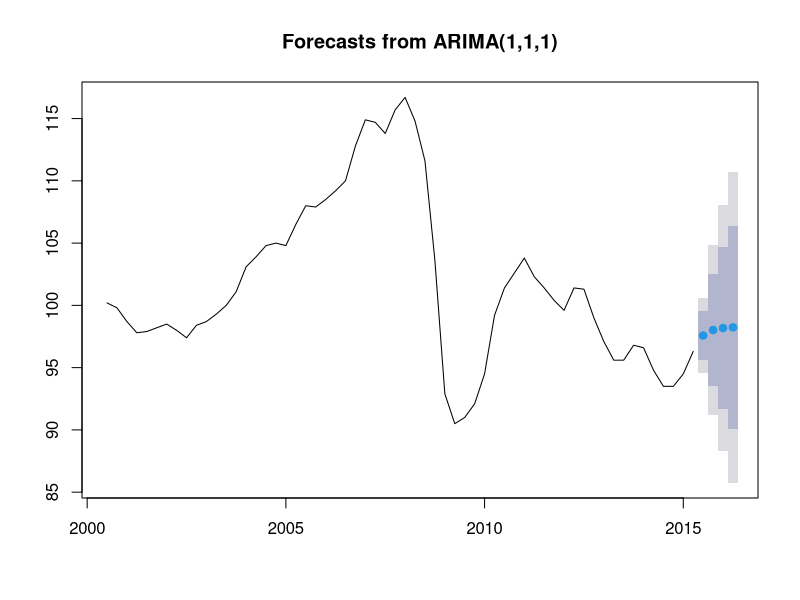

Generate this figure with R: (Note: this script raises an error after producing the figure.)
library(forecast)
# Industrial Production from Statistics Sweden, quaterly data 2000Q3-2015Q2
indprod <- read.delim("industrialproduction.txt", header=TRUE)
indtrend <- ts(indprod[, 3], start = c(2000, 3), frequency = 4)

indmod <- auto.arima(indtrend, seasonal = FALSE)

# One-step ahead
forecast(indmod, h = 1)

# Four steps ahead
forecast(indmod, h = 4)

# Plot the forecast
plot(forecast(indmod, h = 4))

# If you want to reduce the sample, window() is very convenient to use
indtrend
window(indtrend, end = 2007)
window(indtrend, end = c(2007, 2))
window(indtrend, end = 2007.25)

# Make predictions for 2007Q1 and onwards
# Total out of sample size
window(indtrend, start = 2007)
k <- length(window(indtrend, start = 2007))

# Save the model chosen
modelorder <- arimaorder(indmod)
preds <- ts(NA, start = c(2007, 1), end = c(2015, 2), frequency = 4)
for (t in 1:k) {
  loopmodel <- Arima(window(gdp, end = 2006.5 + t/4), order = modelorder)
  preds[t] <- forecast(loopmodel, h = 2)$mean
}

ts.plot(ts.union(indtrend, preds), col = 1:2)
